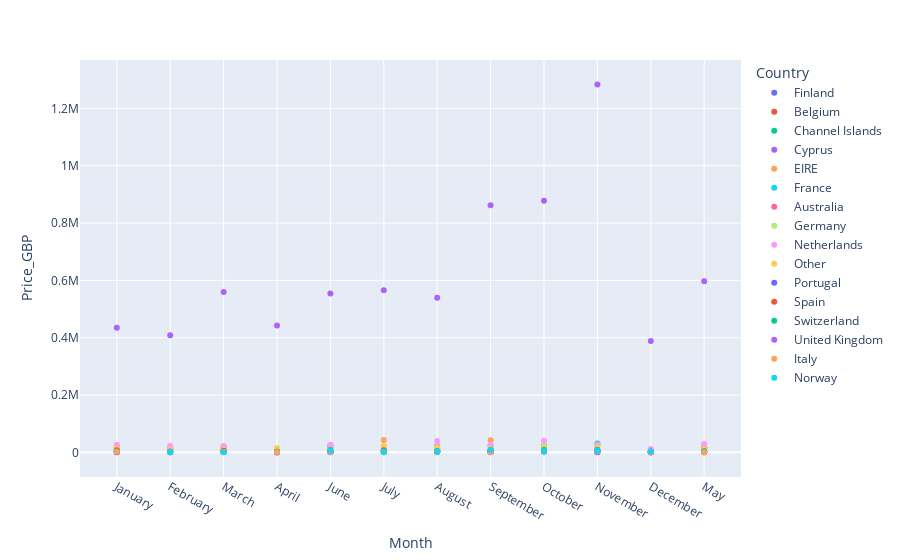

Write notebook code for a chart like this one.
### Code cell
px.scatter(h, x = h['Month'], y = h['Price_GBP'], color = h['Country'])

### Figure 1 — Plotly figure (JSON) as saved in the notebook; plotly's stock layout.template omitted (floating-point values rounded to 4 significant figures)
{"data": [{"hovertemplate": "Country=Finland<br>Month=%{x}<br>Price_GBP=%{y}<extra></extra>", "legendgroup": "Finland", "marker": {"color": "#636efa", "symbol": "circle"}, "mode": "markers", "name": "Finland", "orientation": "v", "showlegend": true, "type": "scatter", "x": ["January", "February", "March", "April", "June", "July", "August", "September", "October", "November", "December"], "xaxis": "x", "y": [889.0, 205.2, 5925.0, 1627.0, 329.6, 2997.0, 1372.0, 1105.0, 2804.0, 2950.0, 1231.0], "yaxis": "y"}, {"hovertemplate": "Country=Belgium<br>Month=%{x}<br>Price_GBP=%{y}<extra></extra>", "legendgroup": "Belgium", "marker": {"color": "#EF553B", "symbol": "circle"}, "mode": "markers", "name": "Belgium", "orientation": "v", "showlegend": true, "type": "scatter", "x": ["January", "February", "March", "April", "May", "June", "July", "August", "September", "October", "November", "December"], "xaxis": "x", "y": [1154.0, 2161.0, 3334.0, 1954.0, 2727, 4273.0, 2474.0, 3536.0, 4198.0, 5651.0, 6229.0, 1409.0], "yaxis": "y"}, {"hovertemplate": "Country=Channel Islands<br>Month=%{x}<br>Price_GBP=%{y}<extra></extra>", "legendgroup": "Channel Islands", "marker": {"color": "#00cc96", "symbol": "circle"}, "mode": "markers", "name": "Channel Islands", "orientation": "v", "showlegend": true, "type": "scatter", "x": ["January", "February", "March", "April", "May", "June", "August", "September", "October", "November", "December"], "xaxis": "x", "y": [645.1, 1785.0, 3509.0, 293, 903.8, 2060.0, 4893.0, 1322.0, 2623.0, 1495.0, 194.2], "yaxis": "y"}, {"hovertemplate": "Country=Cyprus<br>Month=%{x}<br>Price_GBP=%{y}<extra></extra>", "legendgroup": "Cyprus", "marker": {"color": "#ab63fa", "symbol": "circle"}, "mode": "markers", "name": "Cyprus", "orientation": "v", "showlegend": true, "type": "scatter", "x": ["January", "February", "March", "April", "June", "September", "October", "November", "December"], "xaxis": "x", "y": [547.5, 4014.0, 938.4, -35.8, 1109.0, 196.3, 4217.0, 460.9, -91.25], "yaxis": "y"}, {"hovertemplate": "Country=EIRE<br>Month=%{x}<br>Price_GBP=%{y}<extra></extra>", "legendgroup": "EIRE", "marker": {"color": "#FFA15A", "symbol": "circle"}, "mode": "markers", "name": "EIRE", "orientation": "v", "showlegend": true, "type": "scatter", "x": ["January", "February", "March", "April", "May", "June", "July", "August", "September", "October", "November", "December"], "xaxis": "x", "y": [21660.0, 9674.0, 18780.0, 7570.0, 17920.0, 20060.0, 42740.0, 12160.0, 42640.0, 23310.0, 30410.0, 7323.0], "yaxis": "y"}, {"hovertemplate": "Country=France<br>Month=%{x}<br>Price_GBP=%{y}<extra></extra>", "legendgroup": "France", "marker": {"color": "#19d3f3", "symbol": "circle"}, "mode": "markers", "name": "France", "orientation": "v", "showlegend": true, "type": "scatter", "x": ["January", "February", "March", "April", "May", "June", "July", "August", "September", "October", "November", "December"], "xaxis": "x", "y": [17500.0, 8439.0, 14520.0, 4195.0, 17530.0, 15990.0, 9889.0, 13790.0, 23200.0, 25030.0, 30700.0, 7049.0], "yaxis": "y"}, {"hovertemplate": "Country=Australia<br>Month=%{x}<br>Price_GBP=%{y}<extra></extra>", "legendgroup": "Australia", "marker": {"color": "#FF6692", "symbol": "circle"}, "mode": "markers", "name": "Australia", "orientation": "v", "showlegend": true, "type": "scatter", "x": ["January", "February", "March", "April", "May", "June", "July", "August", "September", "October", "November"], "xaxis": "x", "y": [9018.0, 14630.0, 17060.0, 333.4, 13630.0, 25160.0, 4768.0, 22490.0, 5032.0, 17150.0, 6806.0], "yaxis": "y"}, {"hovertemplate": "Country=Germany<br>Month=%{x}<br>Price_GBP=%{y}<extra></extra>", "legendgroup": "Germany", "marker": {"color": "#B6E880", "symbol": "circle"}, "mode": "markers", "name": "Germany", "orientation": "v", "showlegend": true, "type": "scatter", "x": ["January", "February", "March", "April", "May", "June", "July", "August", "September", "October", "November", "December"], "xaxis": "x", "y": [16450.0, 8969.0, 14170.0, 11960.0, 25570.0, 13080.0, 15720.0, 19020.0, 17720.0, 30610.0, 26040.0, 7805.0], "yaxis": "y"}, {"hovertemplate": "Country=Netherlands<br>Month=%{x}<br>Price_GBP=%{y}<extra></extra>", "legendgroup": "Netherlands", "marker": {"color": "#FF97FF", "symbol": "circle"}, "mode": "markers", "name": "Netherlands", "orientation": "v", "showlegend": true, "type": "scatter", "x": ["January", "February", "March", "April", "May", "June", "July", "August", "September", "October", "November", "December"], "xaxis": "x", "y": [26610.0, 22930.0, 22420.0, 2977.0, 29190.0, 26840.0, 26.02, 39660.0, 26940.0, 40710.0, 25860.0, 11730.0], "yaxis": "y"}, {"hovertemplate": "Country=Other<br>Month=%{x}<br>Price_GBP=%{y}<extra></extra>", "legendgroup": "Other", "marker": {"color": "#FECB52", "symbol": "circle"}, "mode": "markers", "name": "Other", "orientation": "v", "showlegend": true, "type": "scatter", "x": ["January", "February", "March", "April", "May", "June", "July", "August", "September", "October", "November", "December"], "xaxis": "x", "y": [13450.0, 10180.0, 10970.0, 14040.0, 11410.0, 9588.0, 22530.0, 13300.0, 11510.0, 15360.0, 17930.0, 2225.0], "yaxis": "y"}, {"hovertemplate": "Country=Portugal<br>Month=%{x}<br>Price_GBP=%{y}<extra></extra>", "legendgroup": "Portugal", "marker": {"color": "#636efa", "symbol": "circle"}, "mode": "markers", "name": "Portugal", "orientation": "v", "showlegend": true, "type": "scatter", "x": ["January", "February", "March", "April", "May", "June", "July", "August", "September", "October", "November", "December"], "xaxis": "x", "y": [3998.0, 1214.0, 2661.0, 1688.0, 587.8, 879.5, 2288.0, 1206.0, 1433.0, 5585.0, 2645.0, 2802.0], "yaxis": "y"}, {"hovertemplate": "Country=Spain<br>Month=%{x}<br>Price_GBP=%{y}<extra></extra>", "legendgroup": "Spain", "marker": {"color": "#EF553B", "symbol": "circle"}, "mode": "markers", "name": "Spain", "orientation": "v", "showlegend": true, "type": "scatter", "x": ["January", "February", "March", "April", "May", "June", "July", "August", "September", "October", "November", "December"], "xaxis": "x", "y": [7179.0, 2094.0, 5327.0, 1786.0, 3258.0, 3332.0, 7578.0, 3330.0, 5164.0, 5079.0, 8534.0, 271.4], "yaxis": "y"}, {"hovertemplate": "Country=Switzerland<br>Month=%{x}<br>Price_GBP=%{y}<extra></extra>", "legendgroup": "Switzerland", "marker": {"color": "#00cc96", "symbol": "circle"}, "mode": "markers", "name": "Switzerland", "orientation": "v", "showlegend": true, "type": "scatter", "x": ["January", "February", "March", "April", "May", "June", "July", "August", "September", "October", "November"], "xaxis": "x", "y": [4231.0, 2643.0, 1870.0, 1822.0, 3567.0, 7882.0, 3777.0, 4882.0, 8255.0, 8034.0, 8117.0], "yaxis": "y"}, {"hovertemplate": "Country=United Kingdom<br>Month=%{x}<br>Price_GBP=%{y}<extra></extra>", "legendgroup": "United Kingdom", "marker": {"color": "#ab63fa", "symbol": "circle"}, "mode": "markers", "name": "United Kingdom", "orientation": "v", "showlegend": true, "type": "scatter", "x": ["January", "February", "March", "April", "May", "June", "July", "August", "September", "October", "November", "December"], "xaxis": "x", "y": [434300.0, 408200.0, 559700.0, 442300.0, 596500.0, 554500.0, 565500.0, 539100.0, 862000.0, 877400.0, 1283000.0, 388700.0], "yaxis": "y"}, {"hovertemplate": "Country=Italy<br>Month=%{x}<br>Price_GBP=%{y}<extra></extra>", "legendgroup": "Italy", "marker": {"color": "#FFA15A", "symbol": "circle"}, "mode": "markers", "name": "Italy", "orientation": "v", "showlegend": true, "type": "scatter", "x": ["January", "February", "March", "April", "May", "June", "July", "August", "September", "October", "November", "December"], "xaxis": "x", "y": [2361.0, 251.5, 1779.0, 737.8, 587.5, 162.3, 147.1, 1935.0, 279.8, 3411.0, 4244.0, 200.5], "yaxis": "y"}, {"hovertemplate": "Country=Norway<br>Month=%{x}<br>Price_GBP=%{y}<extra></extra>", "legendgroup": "Norway", "marker": {"color": "#19d3f3", "symbol": "circle"}, "mode": "markers", "name": "Norway", "orientation": "v", "showlegend": true, "type": "scatter", "x": ["February", "March", "June", "July", "August", "September", "October", "November", "December"], "xaxis": "x", "y": [630.9, 304.7, 5887.0, 890.1, 1984.0, 8679.0, 3687.0, 6528.0, 2786.0], "yaxis": "y"}], "layout": {"legend": {"title": {"text": "Country"}, "tracegroupgap": 0}, "margin": {"t": 60}, "xaxis": {"anchor": "y", "domain": [0, 1], "title": {"text": "Month"}}, "yaxis": {"anchor": "x", "domain": [0, 1], "title": {"text": "Price_GBP"}}}}
